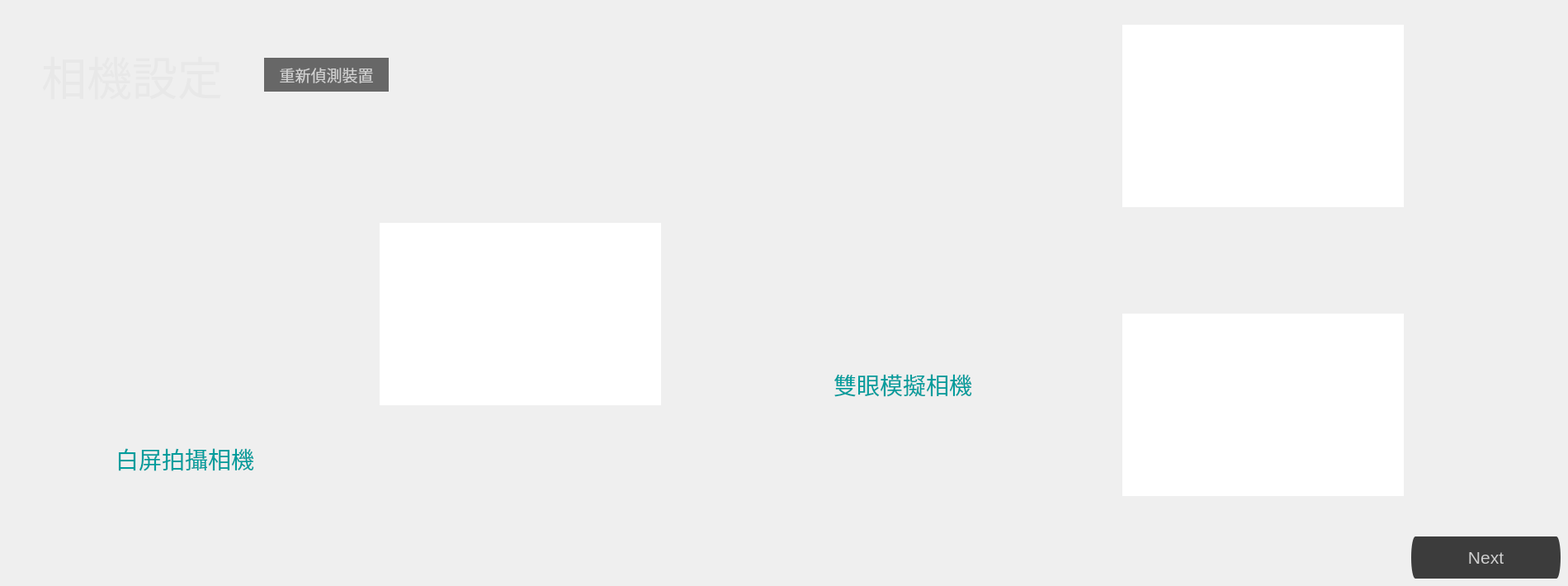
       <widget class="QWidget" name="page_3">
        <widget class="QLabel" name="label_26">
         <property name="geometry">
          <rect>
           <x>50</x>
           <y>40</y>
           <width>291</width>
           <height>101</height>
          </rect>
         </property>
         <property name="font">
          <font>
           <pointsize>41</pointsize>
          </font>
         </property>
         <property name="styleSheet">
          <string notr="true">color: rgb(232, 232, 232);</string>
         </property>
         <property name="text">
          <string>相機設定</string>
         </property>
        </widget>
        <widget class="QLabel" name="single_img">
         <property name="geometry">
          <rect>
           <x>60</x>
           <y>220</y>
           <width>361</width>
           <height>291</height>
          </rect>
         </property>
         <property name="minimumSize">
          <size>
           <width>361</width>
           <height>291</height>
          </size>
         </property>
         <property name="styleSheet">
          <string notr="true"/>
         </property>
         <property name="text">
          <string/>
         </property>
        </widget>
        <widget class="QLabel" name="dual_img">
         <property name="geometry">
          <rect>
           <x>920</x>
           <y>130</y>
           <width>361</width>
           <height>291</height>
          </rect>
         </property>
         <property name="minimumSize">
          <size>
           <width>361</width>
           <height>291</height>
          </size>
         </property>
         <property name="styleSheet">
          <string notr="true"/>
         </property>
         <property name="text">
          <string/>
         </property>
        </widget>
        <widget class="QLabel" name="label_27">
         <property name="geometry">
          <rect>
           <x>140</x>
           <y>520</y>
           <width>251</width>
           <height>71</height>
          </rect>
         </property>
         <property name="font">
          <font>
           <pointsize>21</pointsize>
          </font>
         </property>
         <property name="styleSheet">
          <string notr="true">color: rgb(0, 157, 157);</string>
         </property>
         <property name="text">
          <string>白屏拍攝相機</string>
         </property>
        </widget>
        <widget class="QLabel" name="label_28">
         <property name="geometry">
          <rect>
           <x>1010</x>
           <y>430</y>
           <width>251</width>
           <height>71</height>
          </rect>
         </property>
         <property name="font">
          <font>
           <pointsize>21</pointsize>
          </font>
         </property>
         <property name="styleSheet">
          <string notr="true">color: rgb(0, 157, 157);</string>
         </property>
         <property name="text">
          <string>雙眼模擬相機</string>
         </property>
        </widget>
        <widget class="QLabel" name="single_preview">
         <property name="geometry">
          <rect>
           <x>460</x>
           <y>270</y>
           <width>341</width>
           <height>221</height>
          </rect>
         </property>
         <property name="styleSheet">
          <string notr="true">background-color: rgb(255, 255, 255);</string>
         </property>
         <property name="text">
          <string/>
         </property>
        </widget>
        <widget class="QWidget" name="horizontalLayoutWidget">
         <property name="geometry">
          <rect>
           <x>460</x>
           <y>510</y>
           <width>331</width>
           <height>80</height>
          </rect>
         </property>
         <layout class="QHBoxLayout" name="horizontalLayout_25">
          <item>
           <widget class="QLabel" name="single_camera_name">
            <property name="font">
             <font>
              <pointsize>17</pointsize>
             </font>
            </property>
            <property name="styleSheet">
             <string notr="true">color: rgb(222, 222, 222);</string>
            </property>
            <property name="text">
             <string/>
            </property>
           </widget>
          </item>
         </layout>
        </widget>
        <widget class="QLabel" name="dual_1_preview">
         <property name="geometry">
          <rect>
           <x>1360</x>
           <y>30</y>
           <width>341</width>
           <height>221</height>
          </rect>
         </property>
         <property name="styleSheet">
          <string notr="true">background-color: rgb(255, 255, 255);</string>
         </property>
         <property name="text">
          <string/>
         </property>
        </widget>
        <widget class="QLabel" name="dual_2_preview">
         <property name="geometry">
          <rect>
           <x>1360</x>
           <y>380</y>
           <width>341</width>
           <height>221</height>
          </rect>
         </property>
         <property name="styleSheet">
          <string notr="true">background-color: rgb(255, 255, 255);</string>
         </property>
         <property name="text">
          <string/>
         </property>
        </widget>
        <widget class="QPushButton" name="reconnect_camera">
         <property name="geometry">
          <rect>
           <x>320</x>
           <y>70</y>
           <width>151</width>
           <height>41</height>
          </rect>
         </property>
         <property name="font">
          <font>
           <pointsize>14</pointsize>
           <kerning>true</kerning>
          </font>
         </property>
         <property name="styleSheet">
          <string notr="true">
QPushButton{border-radius: 5px solid gray;
background-color: rgb(103, 103, 103);
color: rgb(207, 207, 207);}

QPushButton:hover {border-radius: 5px solid gray;
background-color: rgb(130, 130, 130);
color: rgb(207, 207, 207);}

QPushButton:pressed {border-radius: 5px solid gray;
background-color: rgb(71, 71, 71);
color: rgb(207, 207, 207);}

</string>
         </property>
         <property name="text">
          <string>重新偵測裝置</string>
         </property>
        </widget>
        <widget class="QWidget" name="horizontalLayoutWidget_2">
         <property name="geometry">
          <rect>
           <x>1360</x>
           <y>260</y>
           <width>331</width>
           <height>80</height>
          </rect>
         </property>
         <layout class="QHBoxLayout" name="horizontalLayout_26">
          <item>
           <widget class="QLabel" name="dual_camera_name_1">
            <property name="font">
             <font>
              <pointsize>13</pointsize>
             </font>
            </property>
            <property name="styleSheet">
             <string notr="true">color: rgb(222, 222, 222);</string>
            </property>
            <property name="text">
             <string/>
            </property>
           </widget>
          </item>
         </layout>
        </widget>
        <widget class="QWidget" name="horizontalLayoutWidget_3">
         <property name="geometry">
          <rect>
           <x>1370</x>
           <y>610</y>
           <width>331</width>
           <height>80</height>
          </rect>
         </property>
         <layout class="QHBoxLayout" name="horizontalLayout_27">
          <item>
           <widget class="QLabel" name="dual_camera_name_2">
            <property name="font">
             <font>
              <pointsize>13</pointsize>
             </font>
            </property>
            <property name="styleSheet">
             <string notr="true">color: rgb(222, 222, 222);</string>
            </property>
            <property name="text">
             <string/>
            </property>
           </widget>
          </item>
         </layout>
        </widget>
        <widget class="QPushButton" name="cam_next">
         <property name="enabled">
          <bool>false</bool>
         </property>
         <property name="geometry">
          <rect>
           <x>1710</x>
           <y>650</y>
           <width>181</width>
           <height>51</height>
          </rect>
         </property>
         <property name="font">
          <font>
           <pointsize>16</pointsize>
          </font>
         </property>
         <property name="styleSheet">
          <string notr="true">
QPushButton{border-radius: 5px solid gray;
background-color: rgb(60, 60, 60);
color: rgb(207, 207, 207);}

QPushButton:hover {border-radius: 5px solid gray;
background-color: rgb(130, 130, 130);
color: rgb(207, 207, 207);}

QPushButton:pressed {border-radius: 5px solid gray;
background-color: rgb(71, 71, 71);
color: rgb(207, 207, 207);}</string>
         </property>
         <property name="text">
          <string>Next</string>
         </property>
        </widget>
       </widget>
